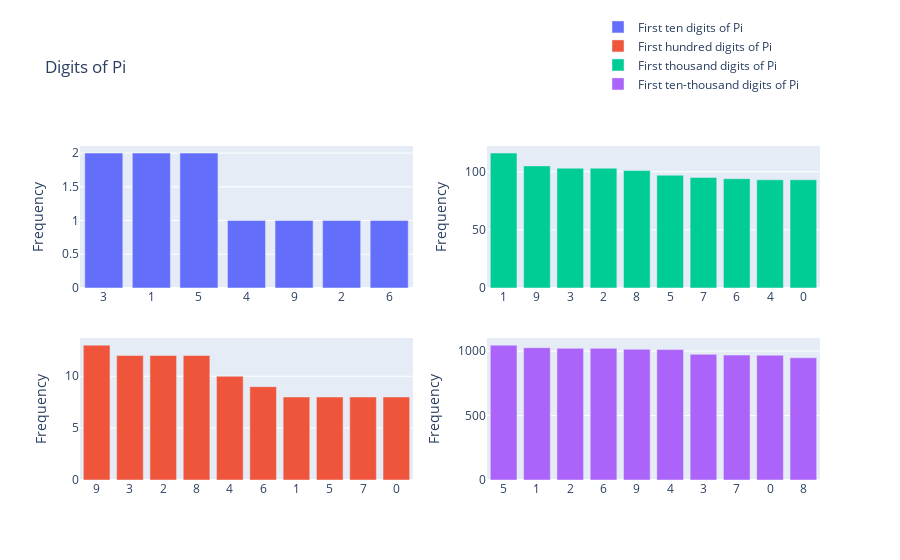

The notebook cell saved with this chart:
### Markdown cell above
We can also check the *frequency* of digits in Pi. Frequency is defined as the *count* of categorized data, but not the data value itself. Do you think certain digits will appear more often, or will there be an equal distribution of digits?

### Code cell
from mpmath import mp
import pandas as pd
from plotly.subplots import make_subplots
import plotly.graph_objects as go

temp = []
mp.dps = 10000
pi_digits = str(mp.pi)
for digit in pi_digits:
    temp.append(digit)
df = pd.DataFrame(temp, columns=['digit'])
df = df.drop(df[df.digit == '.'].index).reset_index(drop=True)

vals = ['ten', 'hundred', 'thousand', 'ten-thousand']
storage = {}

for i in vals:
    storage[i] = pd.DataFrame()

checker = 10
for x in vals:
    storage[x] = df['digit'].head(checker).value_counts().reset_index()
    storage[x].rename(columns = {'index':'digit', 'digit':'count'}, inplace = True)
    checker = checker * 10

row = 1
col = 1
first_iter = False
fig = make_subplots(rows=2, cols=2)

for index, i in enumerate(vals):
    if index == 0:
        first_iter = True
        fig.append_trace(go.Bar(
                x=storage[i]['digit'],
                y=storage[i]['count'],
                name=f'First {i} digits of Pi',
            ), row=row, col=col)
    elif index == 1:
        first_iter = False
        row += 1
    elif index == 2:
        row -= 1
        col += 1
    elif index == 3:
        row += 1
    
    if first_iter == False:
        fig.append_trace(go.Bar(
                x=storage[i]['digit'],
                y=storage[i]['count'],
                name=f'First {i} digits of Pi',
            ), row=row, col=col)

fig.update_layout(title_text="Digits of Pi").update_yaxes(title_text="Frequency")
fig.update_layout(legend=dict(yanchor="top", y=1.4, xanchor="left", x=0.7))
fig.show()

### Figure 1 — Plotly figure (JSON) as saved in the notebook; plotly's stock layout.template omitted (floating-point values rounded to 4 significant figures)
{"data": [{"name": "First ten digits of Pi", "type": "bar", "x": ["3", "1", "5", "4", "9", "2", "6"], "xaxis": "x", "y": [2, 2, 2, 1, 1, 1, 1], "yaxis": "y"}, {"name": "First hundred digits of Pi", "type": "bar", "x": ["9", "3", "2", "8", "4", "6", "1", "5", "7", "0"], "xaxis": "x3", "y": [13, 12, 12, 12, 10, 9, 8, 8, 8, 8], "yaxis": "y3"}, {"name": "First thousand digits of Pi", "type": "bar", "x": ["1", "9", "3", "2", "8", "5", "7", "6", "4", "0"], "xaxis": "x2", "y": [116, 105, 103, 103, 101, 97, 95, 94, 93, 93], "yaxis": "y2"}, {"name": "First ten-thousand digits of Pi", "type": "bar", "x": ["5", "1", "2", "6", "9", "4", "3", "7", "0", "8"], "xaxis": "x4", "y": [1046, 1026, 1021, 1021, 1014, 1012, 975, 969, 968, 948], "yaxis": "y4"}], "layout": {"legend": {"x": 0.7, "xanchor": "left", "y": 1.4, "yanchor": "top"}, "title": {"text": "Digits of Pi"}, "xaxis": {"anchor": "y", "domain": [0, 0.45]}, "xaxis2": {"anchor": "y2", "domain": [0.55, 1]}, "xaxis3": {"anchor": "y3", "domain": [0, 0.45]}, "xaxis4": {"anchor": "y4", "domain": [0.55, 1]}, "yaxis": {"anchor": "x", "domain": [0.575, 1], "title": {"text": "Frequency"}}, "yaxis2": {"anchor": "x2", "domain": [0.575, 1], "title": {"text": "Frequency"}}, "yaxis3": {"anchor": "x3", "domain": [0, 0.425], "title": {"text": "Frequency"}}, "yaxis4": {"anchor": "x4", "domain": [0, 0.425], "title": {"text": "Frequency"}}}}
